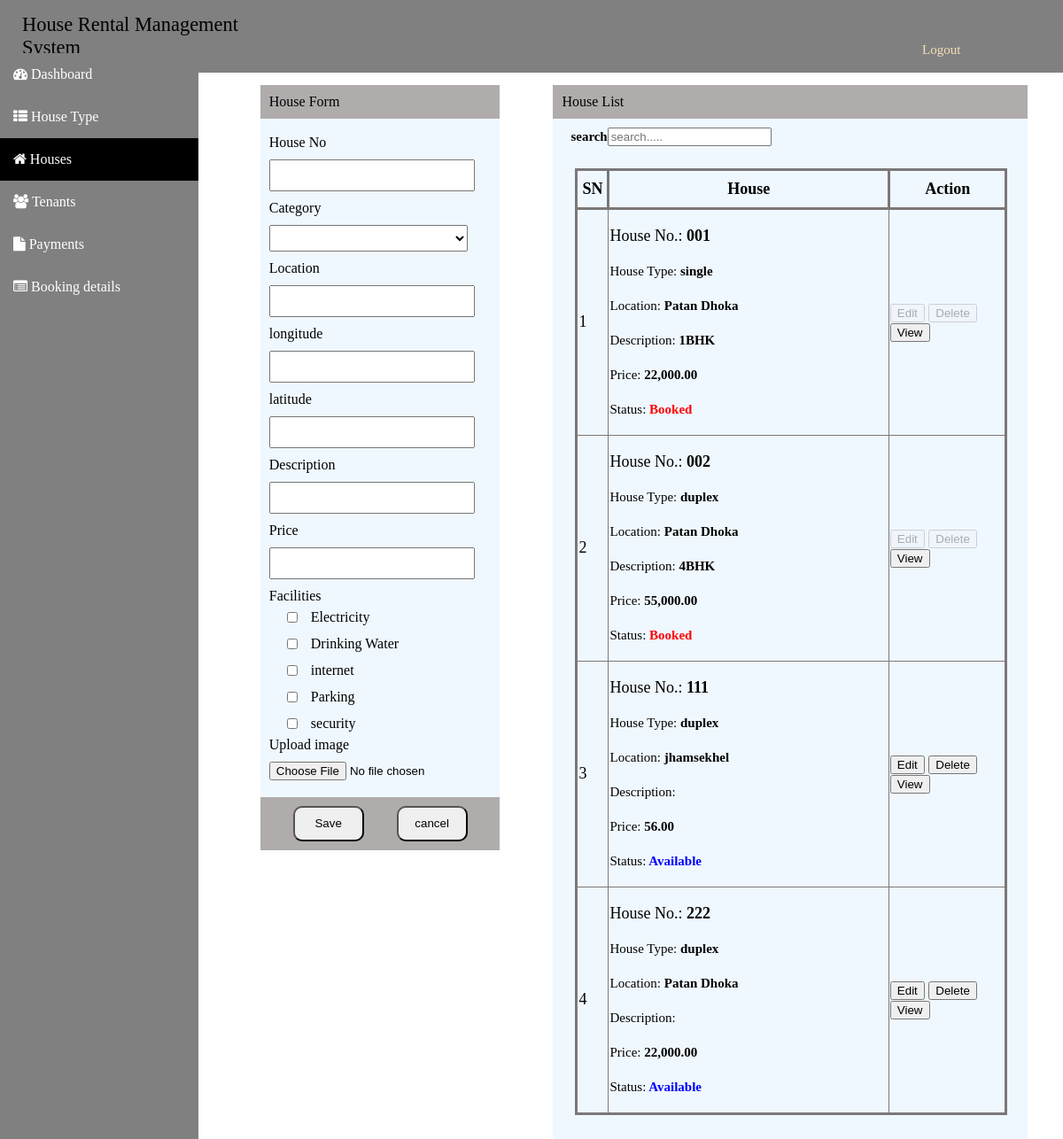
The app's page /houses.php?msg=1 (signed in) with its own data.
### tables this page shows
CREATE TABLE `houses` (
  `id` int(30) NOT NULL,
  `house_no` varchar(50) NOT NULL,
  `category_id` varchar(30) NOT NULL,
  `description` text NOT NULL,
  `price` double NOT NULL,
  `location` varchar(50) DEFAULT NULL,
  `longitude` float DEFAULT NULL,
  `latitude` float DEFAULT NULL,
  `image` blob DEFAULT NULL,
  `availability` tinyint(1) DEFAULT 1,
  `electricity` tinyint(1) DEFAULT NULL,
  `drinking_water` tinyint(1) DEFAULT NULL,
  `parking` tinyint(1) DEFAULT NULL,
  `internet` tinyint(1) DEFAULT NULL,
  `security` tinyint(1) DEFAULT NULL
);

CREATE TABLE `house_categories` (
  `id` int(11) NOT NULL,
  `name` varchar(50) NOT NULL
);

### houses.php (the view, shortened to what this page needs)
<?php include('common.php'); ?>
<!DOCTYPE html>
<html lang="en">
<head>
</head>
<body>
    <div id="gap"></div>
    <div class="container">
        <div class="first-enter">
            <div class="form">House Form</div>
            <form action="houses.php" method="post" enctype="multipart/form-data">
                <div class="list">
                    <br><label>House No</label><br>
                    <input type="text" name="house_no">
                    <?php
                    if (isset($err['house_no'])) { ?>
                        <span style="color: red;"><?php echo $err['house_no'] ?></span>
                    <?php } ?><br>
                    <label>Category</label><br>
                    <select name="category_id" id="" class="custom-select">
                        <option value=""></option>
                        <?php
                        include 'db_connect.php';
                        $categories = $conn->query("SELECT * FROM `house_categories` order by name asc");
                        if ($categories->num_rows > 0) :
                            while ($row = $categories->fetch_assoc()) :
                        ?>
                                <option value="<?php echo $row['id'] ?>"><?php echo $row['name'] ?></option>
                            <?php endwhile; ?>
                        <?php else : ?>
                            <option selected="" value="" disabled="">Please check the category list.</option>
                        <?php endif; ?>
                    </select>
                    <br>
                    <label>Location</label><br>
                    <input type="text" name="location">
                    <?php
                    if (isset($err['location'])) { ?>
                        <span style="color: red;"><?php echo $err['location'] ?></span>
                    <?php } ?><br>
                    <label>longitude</label><br>
                    <input type="text" name="longitude">
                    <?php
                    if (isset($err['longitude'])) { ?>
                        <span style="color: red;"><?php echo $err['longitude'] ?></span>
                    <?php } ?><br>
                    <label>latitude</label><br>
                    <input type="text" name="latitude">
                    <?php
                    if (isset($err['latitude'])) { ?>
                        <span style="color: red;"><?php echo $err['latitude'] ?></span>
                    <?php } ?><br>
                    <label>Description</label><br>
                    <input type="text" name="description">
                    <?php
                    if (isset($err['description'])) { ?>
                        <span style="color: red;"><?php echo $err['description'] ?></span>
                    <?php } ?><br>
                    <label>Price</label><br>
                    <input type="number" name="price">
                    <?php
                    if (isset($err['price'])) { ?>
                        <span style="color: red;"><?php echo $err['price'] ?></span>
                    <?php } ?><br>
                    <label for="card_photo">Facilities</label><br>
                    <div class="feature_box">
                        <div class="feature__group"><input type="checkbox"  name="electricity">Electricity</div>
                        <div class="feature__group"><input type="checkbox"  name="drinking_water">Drinking Water</div>
                        <div class="feature__group"><input type="checkbox"  name="internet">internet</div>
                        <div class="feature__group"><input type="checkbox"  name="parking">Parking</div>
                        <div class="feature__group"><input type="checkbox"  name="security">security</div>
                    </div>
                    <label for="card_photo">Upload image</label>
                    <input type="file" class="form-control" placeholder="Upload image" name="image" accept="images/*">
                    <div class="button">
                        <button type="submit" name="btnSave">Save</button>
                        <button>cancel</button>
                    </div>
                </div>
            </form>
        </div>
        <div class="second-list">
            <div class="form">House List</div>
            <div class="body_1">
                <h5>search<input type="text" id="myInput" placeholder="search....." onkeyup="searchFun()"></h5>
            </div>
            <div class="card-body">
                <table border="1" id="myTable">
                    <thead>
                        <tr>
                            <th class="text-center">SN</th>
                            <th class="text-center house">House</th>
                            <th class="text-center">Action</th>
                        </tr>
                    </thead>
                    <tbody>
                        <?php
                        $i = 1;
                        $house = $conn->query("SELECT h.*,c.name as cname FROM houses h join house_categories c on c.id = h.category_id order by id asc");
                        while ($row = $house->fetch_assoc()) :
                        ?>
                            <tr>
                                <td class="text-center"><?php echo $i++ ?></td>
                                <td class="text-center box">
                                    <p>House No.: <b><?php echo $row['house_no'] ?></b></p>
                                    <p><small>House Type: <b><?php echo $row['cname'] ?></b></small></p>
                                    <p><small>Location: <b><?php echo $row['location'] ?></b></small></p>
                                    <p><small>Description: <b><?php echo $row['description'] ?></b></small></p>
                                    <p><small>Price: <b><?php echo number_format($row['price'], 2) ?></b></small></p>
                                    <?php if ($row['availability'] == 0) { ?>
                                        <p><small>Status:<b style="color: red;"> Booked</b></small></p>
                                    <?php } else { ?>
                                        <p><small>Status:<b style="color: blue;"> Available</b></small></p>
                                    <?php } ?>
                                </td>
                                <td>
                                    <?php if ($row['availability'] == 0) { ?>
                                        <button class="btnDisabled"><a href="houses_edit.php?id=<?php echo $row['id'] ?>">Edit</a></button>
                                        <button class="btnDisabled"><a href="house_delete.php?id=<?php echo $row['id'] ?>" onclick="return confirm('Are you sure to delete?')">Delete</a></button>
                                        <button><a href="house_view.php?id=<?php echo $row['id'] ?>">View</a></button>
                                    <?php } else { ?>
                                        <button><a href="houses_edit.php?id=<?php echo $row['id'] ?>">Edit</a></button>
                                        <button><a href="house_delete.php?id=<?php echo $row['id'] ?>" onclick="return confirm('Are you sure to delete?')">Delete</a></button>
                                        <button><a href="house_view.php?id=<?php echo $row['id'] ?>">View</a></button>
                                    <?php } ?>
                                </td>
                            </tr>
                        <?php endwhile; ?>
                    </tbody>
                </table>
            </div>
        </div>
    </div>
</body>
</html>

### common.php (style rules this page uses)
body { margin: 0; padding: 0; }
table { font-size: 18px; margin-left: 25px; border-collapse: collapse; border: rgb(124, 120, 120) solid; }
table tr th { padding: 10px 5px 10px 5px; border: rgb(124, 120, 120) solid; }

### houses.php (style rules this page uses)
#gap { width: 100%; height: 5vmax; }
.container { margin: 0px 10px 0 20vmax; display: flex }
table { border-collapse: collapse; }
.first-enter { width: 300px; margin: 30px; height: 80%; }
.second-list { background-color: aliceblue; padding: 0 0 30px 0; width: 45vmax; margin: 30px; height: 80%; }
.form { background-color: rgb(176, 172, 172); padding: 10px; }
.list { background-color: aliceblue; }
.list label, .list input, .list select { margin: 10px; height: 30px; width: 17vmax; }
button { color: black; }
button a { text-decoration: none; color: black; }
.button { padding: 10px 0 10px 0; height: 40px; background-color: rgb(176, 172, 172); display: flex; justify-content: space-evenly; margin-top: auto; }
.button button { width: 80px; border-radius: 10px; }
.body_1 { display: flex; justify-content: space-between; padding: 10px 20px 0 20px; font-size: large; }
h5 { margin-top: 0; }
.box { width: 15vmax; }
table { width: 37vmax; }
.house { width: 23vmax; }
.btnDisabled { pointer-events: none; opacity: 0.3; }
.feature_box { display: flex; flex-direction: column; justify-content: center; }
.feature__group { display: flex; align-items: center; }
.feature__group input { width: 12px; margin: 0 15px 0 30px; }

### records on screen
houses: house_no "001", house_categories.name "single", location "Patan Dhoka", description "1BHK", price "22,000.00", shows "Status:", availability "Booked"
houses: house_no "002", house_categories.name "duplex", location "Patan Dhoka", description "4BHK", price "55,000.00", shows "Status:", availability "Booked"
houses: house_no "111", house_categories.name "duplex", location "jhamsekhel", price "56.00", shows "Status:", availability "Available"
houses: house_no "222", house_categories.name "duplex", location "Patan Dhoka", price "22,000.00", shows "Status:", availability "Available"
